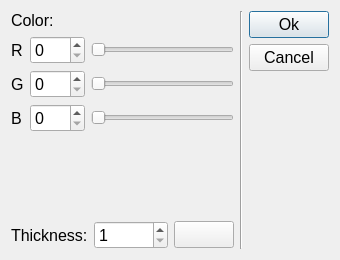
<?xml version="1.0" encoding="UTF-8"?>
<ui version="4.0">
 <class>DrawingDialog</class>
 <widget class="QDialog" name="DrawingDialog">
  <property name="geometry">
   <rect>
    <x>0</x>
    <y>0</y>
    <width>340</width>
    <height>260</height>
   </rect>
  </property>
  <property name="sizePolicy">
   <sizepolicy hsizetype="Minimum" vsizetype="Minimum">
    <horstretch>0</horstretch>
    <verstretch>0</verstretch>
   </sizepolicy>
  </property>
  <property name="baseSize">
   <size>
    <width>314</width>
    <height>136</height>
   </size>
  </property>
  <property name="font">
   <font>
    <pointsize>12</pointsize>
   </font>
  </property>
  <property name="windowTitle">
   <string>Settings</string>
  </property>
  <layout class="QGridLayout" name="gridLayout_3">
   <item row="0" column="0">
    <widget class="QLabel" name="label">
     <property name="text">
      <string>Color:</string>
     </property>
    </widget>
   </item>
   <item row="0" column="1" rowspan="2">
    <widget class="Line" name="line">
     <property name="orientation">
      <enum>Qt::Vertical</enum>
     </property>
    </widget>
   </item>
   <item row="0" column="2" rowspan="2">
    <layout class="QVBoxLayout" name="verticalLayout">
     <item>
      <widget class="QPushButton" name="pushBtnSet">
       <property name="maximumSize">
        <size>
         <width>80</width>
         <height>16777215</height>
        </size>
       </property>
       <property name="text">
        <string>Ok</string>
       </property>
      </widget>
     </item>
     <item>
      <widget class="QPushButton" name="phBtnCancel">
       <property name="maximumSize">
        <size>
         <width>80</width>
         <height>16777215</height>
        </size>
       </property>
       <property name="text">
        <string>Cancel</string>
       </property>
      </widget>
     </item>
     <item>
      <spacer name="verticalSpacer">
       <property name="orientation">
        <enum>Qt::Vertical</enum>
       </property>
       <property name="sizeHint" stdset="0">
        <size>
         <width>20</width>
         <height>40</height>
        </size>
       </property>
      </spacer>
     </item>
    </layout>
   </item>
   <item row="1" column="0">
    <layout class="QGridLayout" name="gridLayout_2">
     <item row="0" column="0">
      <layout class="QGridLayout" name="gridLayout">
       <property name="sizeConstraint">
        <enum>QLayout::SetFixedSize</enum>
       </property>
       <item row="0" column="0">
        <widget class="QLabel" name="label_3">
         <property name="text">
          <string>R</string>
         </property>
        </widget>
       </item>
       <item row="0" column="1">
        <widget class="QSpinBox" name="spinBoxR">
         <property name="maximum">
          <number>255</number>
         </property>
        </widget>
       </item>
       <item row="0" column="2">
        <widget class="QSlider" name="sliderR">
         <property name="maximum">
          <number>255</number>
         </property>
         <property name="orientation">
          <enum>Qt::Horizontal</enum>
         </property>
        </widget>
       </item>
       <item row="1" column="0">
        <widget class="QLabel" name="label_4">
         <property name="text">
          <string>G</string>
         </property>
        </widget>
       </item>
       <item row="1" column="1">
        <widget class="QSpinBox" name="spinBoxG">
         <property name="maximum">
          <number>255</number>
         </property>
         <property name="value">
          <number>0</number>
         </property>
        </widget>
       </item>
       <item row="1" column="2">
        <widget class="QSlider" name="sliderG">
         <property name="maximum">
          <number>255</number>
         </property>
         <property name="orientation">
          <enum>Qt::Horizontal</enum>
         </property>
        </widget>
       </item>
       <item row="2" column="0">
        <widget class="QLabel" name="label_5">
         <property name="text">
          <string>B</string>
         </property>
        </widget>
       </item>
       <item row="2" column="1">
        <widget class="QSpinBox" name="spinBoxB">
         <property name="maximum">
          <number>255</number>
         </property>
        </widget>
       </item>
       <item row="2" column="2">
        <widget class="QSlider" name="sliderB">
         <property name="maximum">
          <number>255</number>
         </property>
         <property name="orientation">
          <enum>Qt::Horizontal</enum>
         </property>
        </widget>
       </item>
      </layout>
     </item>
     <item row="1" column="0">
      <spacer name="verticalSpacer_2">
       <property name="orientation">
        <enum>Qt::Vertical</enum>
       </property>
       <property name="sizeHint" stdset="0">
        <size>
         <width>20</width>
         <height>18</height>
        </size>
       </property>
      </spacer>
     </item>
     <item row="2" column="0">
      <layout class="QHBoxLayout" name="horizontalLayout">
       <item>
        <widget class="QLabel" name="label_2">
         <property name="text">
          <string>Thickness:</string>
         </property>
        </widget>
       </item>
       <item>
        <widget class="QSpinBox" name="spinBoxSize">
         <property name="minimum">
          <number>1</number>
         </property>
         <property name="maximum">
          <number>20</number>
         </property>
         <property name="value">
          <number>1</number>
         </property>
        </widget>
       </item>
       <item>
        <widget class="QPushButton" name="pushBtnEraser">
         <property name="sizePolicy">
          <sizepolicy hsizetype="Minimum" vsizetype="Fixed">
           <horstretch>0</horstretch>
           <verstretch>0</verstretch>
          </sizepolicy>
         </property>
         <property name="maximumSize">
          <size>
           <width>60</width>
           <height>16777215</height>
          </size>
         </property>
         <property name="text">
          <string/>
         </property>
         <property name="icon">
          <iconset resource="rsc.qrc">
           <normaloff>:/images/textures/eraser.png</normaloff>:/images/textures/eraser.png</iconset>
         </property>
         <property name="iconSize">
          <size>
           <width>300</width>
           <height>30</height>
          </size>
         </property>
         <property name="checkable">
          <bool>true</bool>
         </property>
        </widget>
       </item>
      </layout>
     </item>
    </layout>
   </item>
  </layout>
 </widget>
 <layoutdefault spacing="6" margin="11"/>
 <tabstops>
  <tabstop>spinBoxR</tabstop>
  <tabstop>spinBoxG</tabstop>
  <tabstop>spinBoxB</tabstop>
  <tabstop>spinBoxSize</tabstop>
  <tabstop>pushBtnSet</tabstop>
  <tabstop>phBtnCancel</tabstop>
 </tabstops>
 <resources>
  <include location="rsc.qrc"/>
 </resources>
 <connections>
  <connection>
   <sender>phBtnCancel</sender>
   <signal>clicked()</signal>
   <receiver>DrawingDialog</receiver>
   <slot>reject()</slot>
   <hints>
    <hint type="sourcelabel">
     <x>257</x>
     <y>64</y>
    </hint>
    <hint type="destinationlabel">
     <x>282</x>
     <y>101</y>
    </hint>
   </hints>
  </connection>
 </connections>
 <slots>
  <signal>installThinPen(QColor)</signal>
  <signal>installThickPen(QColor,int)</signal>
 </slots>
</ui>
